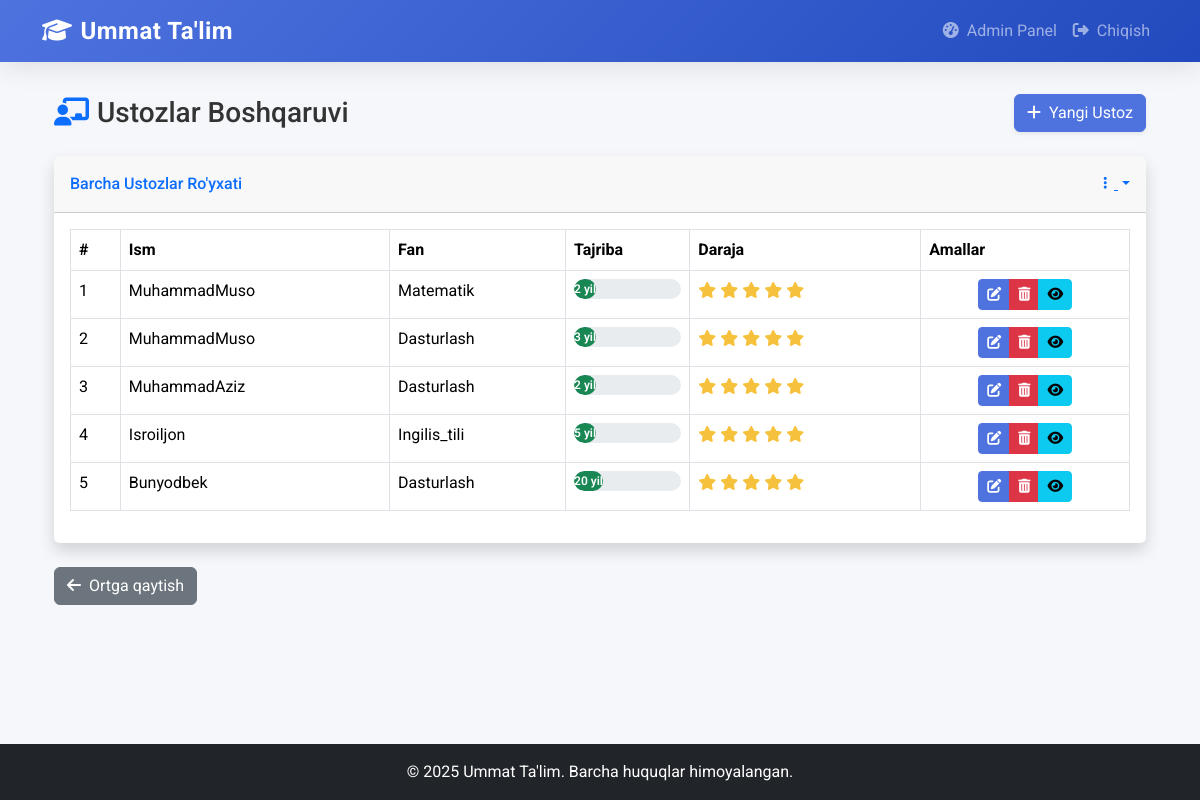
The app's page /admin-dashboard/ustozlar/ (signed in) with its own data.
### core/models.py (models this page shows, shortened)
class Ustoz(models.Model):
    ism = models.CharField(max_length=100)
    tajriba_yil = models.IntegerField()
    daraja = models.IntegerField(help_text="Daraja qancha yuqori bo`lsa, shuncha yuqoriga chiqadi: ")
    tavsif = models.TextField()
    fan = models.ForeignKey(Fan, on_delete=models.CASCADE)
    rasm = models.ImageField(upload_to='ustoz_rasmlar/', blank=True, null=True)  # ⬅️ BU QO‘SHILADI

class Fan(models.Model):
    nomi = models.CharField(max_length=100)

### core/views.py (the view)
# urls.py: path('admin-dashboard/ustozlar/', ustozlar_boshqaruv, name='ustozlar_boshqaruv'),
@login_required
def ustozlar_boshqaruv(request):
    fanlar = Fan.objects.all()
    ustozlar = Ustoz.objects.all()
    return render(request, 'core/ustozlar_boshqaruv.html', {
        'ustozlar': ustozlar,
        'fanlar': fanlar
    })

### core/templates/core/ustozlar_boshqaruv.html (shortened to what this page needs)
{% extends 'core/base.html' %}
{% block content %}
<div class="container-fluid">
    <div class="d-sm-flex align-items-center justify-content-between mb-4">
        <h1 class="h3 mb-0 text-gray-800">
            <i class="fas fa-chalkboard-teacher text-primary me-2"></i>Ustozlar Boshqaruvi
        </h1>
        <a href="{% url 'ustoz_qoshish' %}" class="d-none d-sm-inline-block btn btn-primary shadow-sm">
            <i class="fas fa-plus me-2"></i>Yangi Ustoz
        </a>
    </div>
    <div class="card shadow mb-4">
        <div class="card-header py-3 d-flex justify-content-between align-items-center">
            <h6 class="m-0 font-weight-bold text-primary">Barcha Ustozlar Ro'yxati</h6>
            <div class="dropdown no-arrow">
                <a class="dropdown-toggle" href="#" role="button" id="dropdownMenuLink"
                   data-bs-toggle="dropdown" aria-expanded="false">
                    <i class="fas fa-ellipsis-v fa-sm fa-fw text-gray-400"></i>
                </a>
            </div>
        </div>
        <div class="card-body">
            <div class="table-responsive">
                <table class="table table-bordered table-hover" id="ustozlarTable" width="100%" cellspacing="0">
                    <thead class="bg-gradient-primary text-white">
                        <tr>
                            <th>#</th>
                            <th>Ism</th>
                            <th>Fan</th>
                            <th>Tajriba</th>
                            <th>Daraja</th>
                            <th>Amallar</th>
                        </tr>
                    </thead>
                    <tbody>
                        {% for ustoz in ustozlar %}
                        <tr>
                            <td>{{ forloop.counter }}</td>
                            <td>{{ ustoz.ism }}</td>
                            <td>{{ ustoz.fan.nomi }}</td>
                            <td>
                                <div class="progress">
                                    <div class="progress-bar bg-success" role="progressbar"
                                        aria-valuenow="{{ ustoz.tajriba_yil }}"
                                        aria-valuemin="0"
                                        aria-valuemax="10">
                                        {{ ustoz.tajriba_yil }} yil
                                    </div>
                                </div>
                            </td>
                            <td>
                                <div class="star-rating" data-rating="{{ ustoz.daraja }}">
                                    {% for i in "12345" %}
                                        <i class="fas fa-star{% if forloop.counter > ustoz.daraja %} text-muted{% endif %}"></i>
                                    {% endfor %}
                                </div>
                            </td>
                            <td class="text-center">
                                <div class="btn-group" role="group">
                                    <a href="{% url 'ustoz_ozgartirish' ustoz.id %}"
                                       class="btn btn-sm btn-primary"
                                       data-bs-toggle="tooltip"
                                       title="Tahrirlash">
                                        <i class="fas fa-edit"></i>
                                    </a>
                                    <a href="{% url 'ustoz_ochirish' ustoz.id %}"
                                       class="btn btn-sm btn-danger confirm-delete"
                                       data-bs-toggle="tooltip"
                                       title="O'chirish">
                                        <i class="fas fa-trash-alt"></i>
                                    </a>
                                    <button class="btn btn-sm btn-info view-teacher"
                                            data-teacher-id="{{ ustoz.id }}"
                                            data-bs-toggle="tooltip"
                                            title="Ko'rish">
                                        <i class="fas fa-eye"></i>
                                    </button>
                                </div>
                            </td>
                        </tr>
                        {% endfor %}
                    </tbody>
                </table>
            </div>
        </div>
    </div>
    <a href="{% url 'admin_dashboard' %}" class="btn btn-secondary mb-4">
        <i class="fas fa-arrow-left me-2"></i>Ortga qaytish
    </a>
</div>
{% endblock %}

### core/templates/core/base.html (style rules this page uses)
:root { --primary: #4e73df; --secondary: #1cc88a; --accent: #f6c23e; --dark: #5a5c69; --light: #f8f9fc; }
body { font-family: 'Roboto', sans-serif; background-color: #f5f7fa; color: #333; min-height: 100vh; display: flex; flex-direction: column; }
.card { border: none; border-radius: 0.35rem; box-shadow: 0 0.15rem 1.75rem 0 rgba(58, 59, 69, 0.1); transition: all 0.3s ease; }
.btn-primary { background-color: var(--primary); border-color: var(--primary); }

### core/templates/core/ustozlar_boshqaruv.html (style rules this page uses)
.bg-gradient-primary { background: linear-gradient(135deg, #4e73df 0%, #224abe 100%); }
.star-rating { color: #f6c23e; font-size: 1rem; }
.table-hover tbody tr { transition: all 0.2s ease; }
.progress { height: 20px; border-radius: 10px; }
.progress-bar { border-radius: 10px; font-size: 0.75rem; font-weight: 600; }

### records on screen
Ustoz: ism "MuhammadMuso", fan.nomi "Matematik", tajriba_yil "2"
Ustoz: ism "MuhammadMuso", fan.nomi "Dasturlash", tajriba_yil "3"
Ustoz: ism "MuhammadAziz", fan.nomi "Dasturlash", tajriba_yil "2"
Ustoz: ism "Isroiljon", fan.nomi "Ingilis_tili", tajriba_yil "5"
Ustoz: ism "Bunyodbek", fan.nomi "Dasturlash", tajriba_yil "20"
